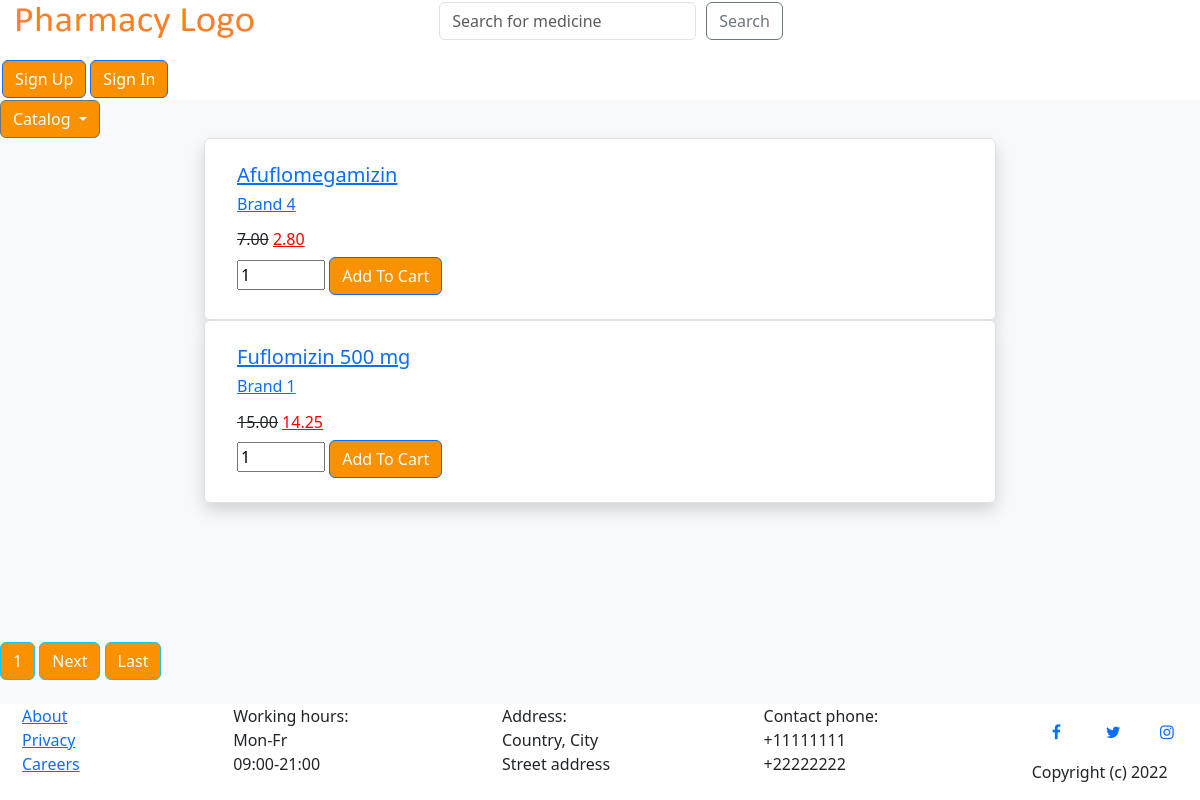
/shop/shop-flu, run on the app's committed database.
### products/models.py (models this page shows, shortened)
class Product(models.Model):
    id = models.AutoField(primary_key=True)
    title = models.CharField(max_length=100)
    description = models.TextField()
    price = models.DecimalField(max_digits=6, decimal_places=2)
    discount_percent = models.IntegerField(default=0, validators=PERCENTAGE_VALIDATOR, blank=True)
    discounted_price = models.DecimalField(max_digits=6, decimal_places=2, blank=True)
    picture = models.ImageField(blank=True, upload_to=product_image_dir)
    number_in_stock = models.IntegerField(default=0)
    category = models.CharField(max_length=100, choices=product_categories, default='flu')
    brand = models.CharField(max_length=100, choices=brands, default='choose_brand')

### shop/views.py (the view)
# urls.py: path('shop-flu', ShopFluView.as_view(), name='shop-flu'),
class ShopFluView(ListView):
    model = Product
    template_name = 'shop/shop-flu.html'
    context_object_name = 'products'
    ordering = ['title']
    paginate_by = 2
    def get_queryset(self, **kwargs):
        query = super().get_queryset(**kwargs)
        return query.filter(category='flu')

### shop/templates/shop/shop-flu.html (shortened to what this page needs)
{% extends "shop/shop-home.html" %}
{% block title %}
<head>
</head>
{% endblock %}

### shop/templates/shop/shop-home.html (shortened to what this page needs)
{% extends "shop/shop-base.html" %}
{% block title %}
{% load static %}
{% endblock %}
{% block content %}
<body>
  {% for product in products %}
  <div class="row">
      <div class="col-lg-8 mx-auto">
          <ul class="list-group shadow">
              <li class="list-group-item">
                  <div class="media align-items-lg-center flex-column flex-lg-row p-3">
                      <div class="media-body order-2 order-lg-1">
                        <h5><a class="mr-2" href="{% url 'product-detail' product.id %}">{{product.title}}</a></h5>
                          {% if product.get_brand_display != '' %}
                            <h6><a class="mr-2" href="{% url 'shop-brand' product.brand %}">{{product.get_brand_display}}</a></h6>
                          {% else %}
                            <br>
                          {% endif %}
                          <div class="d-flex align-items-center justify-content-between mt-1">
                              <h6 class="font-weight-bold my-2">
                                {% if product.price > product.discounted_price %}
                                  <del>{{product.price}}</del>
                                  <ins style="color:red">{{product.discounted_price}}</ins>
                                {% else %}
                                    {{product.price}}
                                {% endif %}
                              </h6>
                          </div>
                      </div>
                      {% if product.number_in_stock == 0 %}
                        <p>Out of stock</p>
                      {% else %}
                        <input type="number" step="1" min="0" max="{{product.number_in_stock}}" value="1" name="medicine_qty" class="quantity-field" id="product{{product.id}}-quantity">
                        <button data-product={{product.id}} data-action="add" class="btn btn-outline-primary add-btn update-cart">Add To Cart</button>
                      {% endif %}
                  </div>
              </li>
          </ul>
      </div>
  </div>
  {% endfor %}
</body>
{% endblock %}

### main_site/static/site_main.css (style rules this page uses)
.btn:hover, .btn:not( .btn-outline-secondary, .btn-outline-danger, .btn-outline-danger:hover, .btn-link, .btn-link:hover, #checkout_btn, #checkout_btn:hover ) { background-color: rgb(249, 145, 0); color: white; }

### data on the page
Product: title "Afuflomegamizin", brand "Brand 4", price "7.00", discounted_price "2.80"
Product: title "Fuflomizin 500 mg", brand "Brand 1", price "15.00", discounted_price "14.25"

### other printed values
{{ num }} "1"
